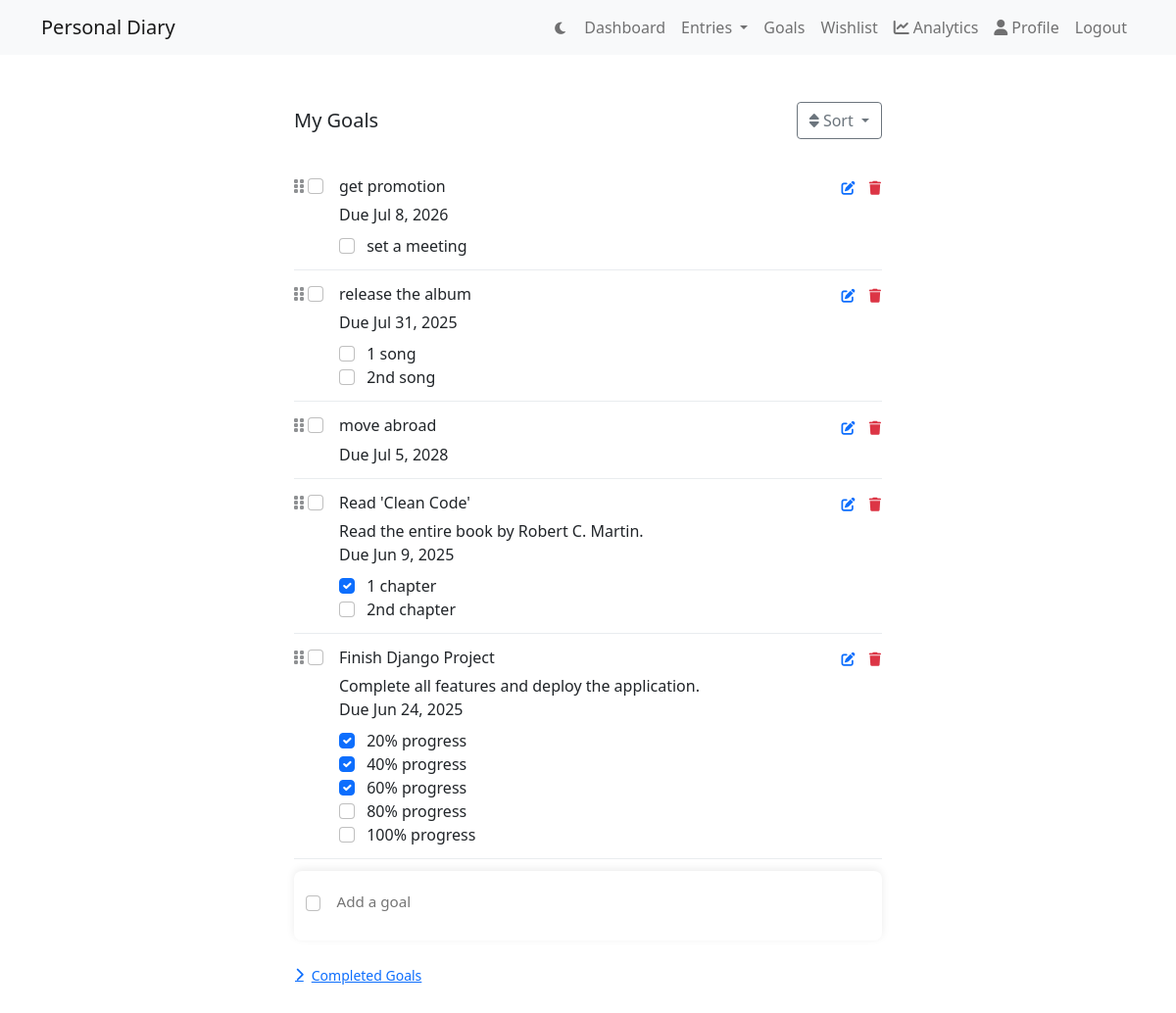
The app's page /goals/ (signed in) with its own data.
### diary/models.py (models this page shows, shortened)
class Profile(models.Model):
    user = models.OneToOneField(User, on_delete=models.CASCADE)
    dark_mode = models.BooleanField(default=False)
    font_preference = models.CharField(max_length=50, default='default')
    enable_2fa = models.BooleanField(default=False)

class Goal(models.Model):
    user = models.ForeignKey(User, on_delete=models.CASCADE)
    title = models.CharField(max_length=200)
    description = models.TextField(blank=True)
    deadline = models.DateField(null=True, blank=True)  # Make deadline optional
    progress = models.PositiveIntegerField(default=0)
    completed = models.BooleanField(default=False)
    subtasks = models.JSONField(default=list)
    created_at = models.DateTimeField(auto_now_add=True, null=True)
    order = models.IntegerField(default=0)
    @property
    def is_overdue(self):
        return not self.completed and self.deadline < timezone.now().date()
    class Meta:
        ordering = [
            'completed',
            models.F('deadline').asc(nulls_first=True),
            '-created_at'
        ]

### diary/views.py (the view)
# urls.py: path('goals/', views.goals_list, name='goals'),
@login_required
def goals_list(request):
    goals = Goal.objects.filter(user=request.user)
    sort = request.GET.get('sort', 'custom')
    overdue_goals = goals.filter(
        completed=False,
        deadline__lt=timezone.now().date()
    )
    if overdue_goals.exists():
        messages.warning(request, f'You have {overdue_goals.count()} overdue goals!')
    if sort == 'date_asc':
        goals = goals.order_by('created_at')
    elif sort == 'date_desc':
        goals = goals.order_by('-created_at')
    elif sort == 'deadline_asc':
        goals = goals.order_by(models.F('deadline').asc(nulls_last=True))
    elif sort == 'deadline_desc':
        goals = goals.order_by(models.F('deadline').desc(nulls_last=True))
    else:
        goals = goals.order_by('order', 'completed', '-created_at')
    return render(request, 'diary/goals_list.html', {
        'goals': goals,
        'dark_mode': request.user.profile.dark_mode,
        'current_sort': sort
    })

### diary/templates/diary/goals_list.html (shortened to what this page needs)
{% extends "diary/layout.html" %}
{% block content %}
<div class="container py-4">
    <div class="goals-container">
        <div class="d-flex justify-content-between align-items-center mb-4">
            <h1 class="h5 mb-0">My Goals</h1>
            <div class="dropdown">
                <button class="btn btn-outline-secondary dropdown-toggle" type="button"
                        data-bs-toggle="dropdown" aria-expanded="false">
                    <i class="fas fa-sort"></i> Sort
                </button>
            </div>
        </div>
        <div id="goals-list" class="{% if current_sort == 'custom' %}sortable{% endif %}">
            {% for goal in goals %}
                {% if not goal.completed %}
                <div class="goal-card" data-id="{{ goal.id }}">
                    <div class="d-flex">
                        {% if current_sort == 'custom' %}
                        <div class="drag-handle" style="margin-right: .25em;"><i class="fas fa-grip-vertical"></i></div>
                        {% endif %}
                        <input type="checkbox" class="form-check-input me-3"
                            onchange="toggleGoalCompleted({{ goal.id }})">
                        <div class="flex-grow-1">
                            <div class="d-flex justify-content-between">
                                <div class="goal-title">{{ goal.title }}</div>
                                <div>
                                    <button class="btn btn-link p-0 me-2"
                                            onclick="editGoal(
                                                {{ goal.id }},
                                                '{{ goal.title|escapejs }}',
                                                '{{ goal.description|escapejs }}',
                                                '{{ goal.deadline|date:'Y-m-d'|default:'' }}',
                                               {{ goal.subtasks|safe|lower }}
                                            )">
                                        <i class="fas fa-edit"></i>
                                    </button>
                                    <button class="btn btn-link text-danger p-0" onclick="deleteGoal({{ goal.id }})">
                                        <i class="fas fa-trash"></i>
                                    </button>
                                </div>
                            </div>
                            {% if goal.description or goal.deadline %}
                            <div class="goal-meta mt-1">
                                {% if goal.description %}
                                <div>{{ goal.description }}</div>
                                {% endif %}
                                {% if goal.deadline %}
                                <div {% if goal.is_overdue %} class="overdue" {% endif %}>Due {{ goal.deadline|date:"M j, Y" }}</div>
                                {% endif %}
                            </div>
                            {% endif %}
                            {% if goal.subtasks %}
                            <div class="subtasks-list mt-2">
                                {% for subtask in goal.subtasks %}
                                <div class="subtask-item">
                                    <input type="checkbox" class="form-check-input me-2"
                                        {% if subtask.completed %}checked{% endif %}
                                        onchange="toggleSubtask({{ goal.id }}, {{ forloop.counter0 }})">
                                    <span>{{ subtask.title }}</span>
                                </div>
                                {% endfor %}
                            </div>
                            {% endif %}
                        </div>
                    </div>
                </div>
                {% endif %}
            {% endfor %}
        </div>
        <div class="quick-add-section">
            <form id="quickAddForm" onsubmit="handleQuickAdd(event)">
                <div class="checkbox-wrapper">
                    <input type="checkbox" class="form-check-input" id="quickAddCompleted">
                    <input type="text" class="quick-add-input" placeholder="Add a goal"
                       id="quickAddTitle" required onfocus="showDetails()">
                </div>
            </form>
        </div>
        <div class="mt-4">
            <button class="btn btn-link w-100 text-start d-flex align-items-center"
                    type="button"
                    data-bs-toggle="collapse"
                    data-bs-target="#completedGoals">
                <i class="fas fa-chevron-right me-2"></i>
                Completed Goals
            </button>
        </div>
    </div>
</div>
{% endblock %}

### diary/static/diary/css/style.css (style rules this page uses)
:root { --background-color: #ffffff; --text-color: #212529; --card-bg: #ffffff; --card-border: #dee2e6; --tag-bg: #e9ecef; --tag-color: #212529; --tag-selected-bg: #007bff; --tag-selected-color: #ffffff; --input-bg: #ffffff; --input-border: #ced4da; --header-bg: #f8f9fa; --header-border: #dee2e6; --tag-bg-dark: #2d3238; }
body { background-color: var(--background-color); color: var(--text-color); }
.card, .navbar, .btn { transition: background-color 0.3s, border-color 0.3s, color 0.3s; }
.goals-container { max-width: 600px; margin: 0 auto; padding-bottom: 100px; }
.goal-card { border: none; border-radius: 0; border-bottom: 1px solid var(--border-color, #e9ecef); padding: 0.75rem 0; position: relative; cursor: default; }
.sortable .goal-card { cursor: move; }
.drag-handle { right: 10px; top: 50%; color: var(--text-muted); opacity: 0.5; cursor: move; }
.quick-add-section { position: sticky; bottom: 0; background: var(--bg-color, #fff); padding: 0.75rem; border-radius: 8px 8px 8px 8px; box-shadow: 0 -2px 8px rgba(0, 0, 0, 0.08); margin-top: 0.75rem; }
.quick-add-input { border: none; background: transparent; width: 100%; color: var(--text-color); padding: 0.5rem; font-size: 0.95rem; }
.checkbox-wrapper { display: flex; align-items: center; margin-bottom: 0.5rem; }
.form-check-input { width: 1rem; height: 1rem; margin-right: 0.5rem; }
.btn-link { font-size: 0.875rem; padding: 0; }
.subtask-item { animation: slideIn 0.3s ease; }
.btn-link i.fa-chevron-right { transition: transform 0.3s; }

### records on screen
Goal: title "get promotion", deadline "Jul 8, 2026", title "set a meeting"
Goal: title "release the album", deadline "Jul 31, 2025", title "1 song" "2nd song"
Goal: title "move abroad", deadline "Jul 5, 2028"
Goal: title "Read 'Clean Code'", description "Read the entire book by Robert C. Martin.", deadline "Jun 9, 2025", title "1 chapter" "2nd chapter"
Goal: title "Finish Django Project", description "Complete all features and deploy the application.", deadline "Jun 24, 2025", title "20% progress" "40% progress" "60% progress" "80% progress" "100% progress"
